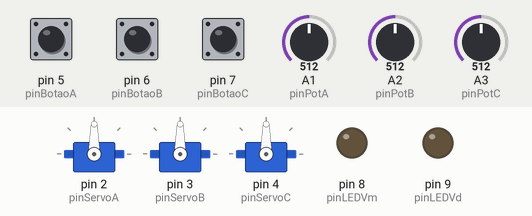
Bench run of a sketch on a simulated Arduino Uno, built with avr-gcc and run on an emulated ATmega328P. Parts: 3 × servo, output pins drawn as LEDs (lit = HIGH). Inputs (shaded band) come from the test bench; at power-on: A1 (pinPotA) = 512, A2 (pinPotB) = 512, A3 (pinPotC) = 512, pin 6 (pinBotaoB) LOW, pin 7 (pinBotaoC) LOW, pin 5 (pinBotaoA) LOW.

Above: at 1.2 s.
1.3 s: A1 (pinPotA) set to 716
At 1.6 s:
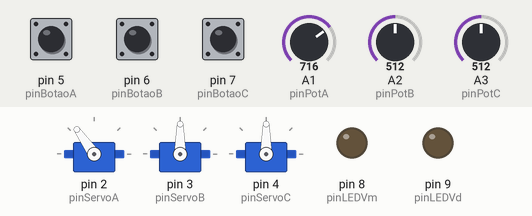
2.8 s: A2 (pinPotB) set to 716
At 3.1 s:
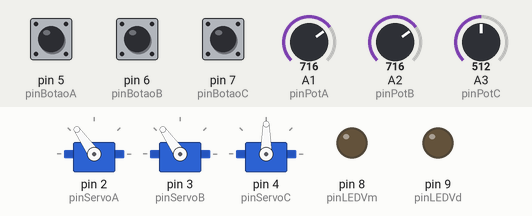
4.3 s: A3 (pinPotC) set to 716
At 5.2 s:
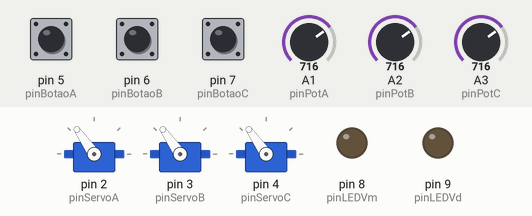
5.8 s: pin 6 (pinBotaoB) pulled HIGH for 0.15 s
At 5.88 s:
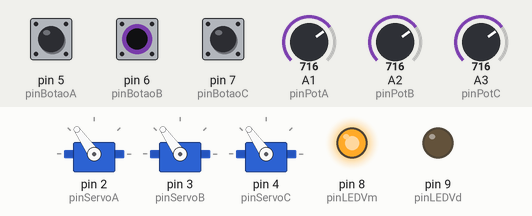
7.4 s: pin 7 (pinBotaoC) pulled HIGH for 0.15 s
At 7.47 s:
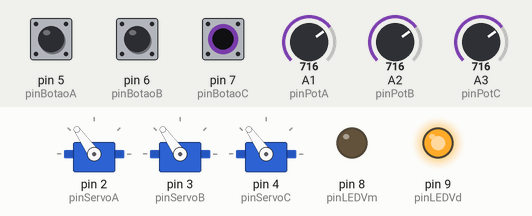
9.0 s: A1 (pinPotA) set to 900
At 9.9 s:
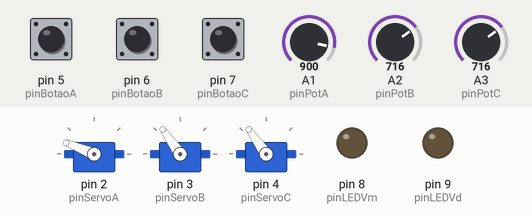
Timing chart, 0 to 11.5 s (numbered marks = the images above; inputs shaded):
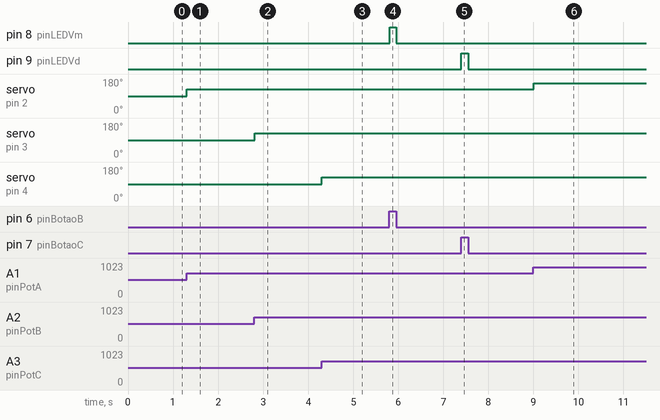

The sketch:

Q1096-Sketch-Teste.ino
```cpp
/****************************************************************************************
  Video Q1096 - Tutorial Maker - Servo Motor

  Desenvolvido pela Fábrica de Programas - Brincando com Ideias (www.brincandocomideias.com)
  www.youtube.com/c/BrincandoComIdeias

  Autor Flavio Guimaraes
*****************************************************************************************/
#include <Servo.h>

#define pinPotA    A1 //Potenciometro Esquerdo
#define pinPotB    A2 //Potenciometro Central
#define pinPotC    A3 //Potenciometro Direito
#define pinServoA  2  //Servo da Garra
#define pinServoB  3  //Servo do Braço
#define pinServoC  4  //Servo da Base
#define pinBotaoA  5  //Botão Liga/Desliga
#define pinBotaoB  6  //Pushbutton Esquerda
#define pinBotaoC  7  //Pushbutton Direita
#define pinLEDVm   8  //Led Vermelho
#define pinLEDVd   9  //Led Verde

//Objetos para os servos
Servo servoA;
Servo servoB;
Servo servoC;

void setup() {
  pinMode(pinBotaoA, INPUT);
  pinMode(pinBotaoB, INPUT);
  pinMode(pinBotaoC, INPUT);
  pinMode(pinLEDVm, OUTPUT);
  pinMode(pinLEDVd, OUTPUT);

  servoA.attach(pinServoA);
  servoB.attach(pinServoB);
  servoC.attach(pinServoC);
}

void loop() {

  //Teste dos Pushbuttons e LEDs
  digitalWrite(pinLEDVm, digitalRead(pinBotaoB));
  digitalWrite(pinLEDVd, digitalRead(pinBotaoC));

  //Teste do Botao Liga/Desliga, Potenciômetros e Servos
  if (digitalRead(pinBotaoA)) {   //Se ligado, deixa os servos em 90 graus (para ajuste das engrenagens)
    servoA.write(90);
    servoB.write(90);
    servoC.write(90);
  } else {
    int val = analogRead(pinPotA);       // leitura do potenciometro
    val = map(val, 0, 1023, 0, 180);     // converte o valor de faixa 0-1023 para a feixa dos angulos 0-180
    servoA.write(val);

    val = analogRead(pinPotB);
    val = map(val, 0, 1023, 0, 180);
    servoB.write(val);

    val = analogRead(pinPotC);
    val = map(val, 0, 1023, 0, 180);
    servoC.write(val);
  }
  delay(15);
}
```

Measured:
- after the input at 1.3 s, servo on pin 2 (pinServoA): 90° → 125° at once
- after the input at 2.8 s, servo on pin 3 (pinServoB): 90° → 125° at once
- after the input at 4.3 s, servo on pin 4 (pinServoC): 90° → 125° at once
- after the input at 5.8 s, pin 8 (pinLEDVm): LOW → HIGH at once, → LOW 0.14 s later
- after the input at 7.4 s, pin 9 (pinLEDVd): LOW → HIGH at once, → LOW 0.16 s later
- after the input at 9.0 s, servo on pin 2 (pinServoA): 125° → 158° at once
